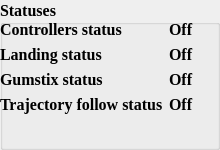
           <widget class="QGroupBox" name="groupBox">
            <property name="minimumSize">
             <size>
              <width>220</width>
              <height>150</height>
             </size>
            </property>
            <property name="maximumSize">
             <size>
              <width>220</width>
              <height>150</height>
             </size>
            </property>
            <property name="font">
             <font>
              <family>Times New Roman</family>
              <pointsize>12</pointsize>
              <weight>75</weight>
              <bold>true</bold>
             </font>
            </property>
            <property name="title">
             <string>Statuses</string>
            </property>
            <widget class="QWidget" name="layoutWidget">
             <property name="geometry">
              <rect>
               <x>0</x>
               <y>20</y>
               <width>211</width>
               <height>111</height>
              </rect>
             </property>
             <layout class="QFormLayout" name="formLayout">
              <property name="fieldGrowthPolicy">
               <enum>QFormLayout::AllNonFixedFieldsGrow</enum>
              </property>
              <item row="0" column="0">
               <widget class="QLabel" name="status1">
                <property name="font">
                 <font>
                  <family>Times New Roman</family>
                  <pointsize>12</pointsize>
                  <weight>75</weight>
                  <bold>true</bold>
                 </font>
                </property>
                <property name="text">
                 <string>Controllers status</string>
                </property>
               </widget>
              </item>
              <item row="0" column="1">
               <widget class="QLabel" name="controllersStatus">
                <property name="font">
                 <font>
                  <family>Times New Roman</family>
                  <pointsize>12</pointsize>
                  <weight>75</weight>
                  <bold>true</bold>
                 </font>
                </property>
                <property name="text">
                 <string>Off</string>
                </property>
               </widget>
              </item>
              <item row="1" column="1">
               <widget class="QLabel" name="landingStatus">
                <property name="font">
                 <font>
                  <family>Times New Roman</family>
                  <pointsize>12</pointsize>
                  <weight>75</weight>
                  <bold>true</bold>
                 </font>
                </property>
                <property name="text">
                 <string>Off</string>
                </property>
               </widget>
              </item>
              <item row="2" column="0">
               <widget class="QLabel" name="status3">
                <property name="font">
                 <font>
                  <family>Times New Roman</family>
                  <pointsize>12</pointsize>
                  <weight>75</weight>
                  <bold>true</bold>
                 </font>
                </property>
                <property name="text">
                 <string>Gumstix status</string>
                </property>
               </widget>
              </item>
              <item row="2" column="1">
               <widget class="QLabel" name="gumstixStatus">
                <property name="font">
                 <font>
                  <family>Times New Roman</family>
                  <pointsize>12</pointsize>
                  <weight>75</weight>
                  <bold>true</bold>
                 </font>
                </property>
                <property name="text">
                 <string>Off</string>
                </property>
               </widget>
              </item>
              <item row="3" column="0">
               <widget class="QLabel" name="label_4">
                <property name="font">
                 <font>
                  <family>Times New Roman</family>
                  <pointsize>12</pointsize>
                  <weight>75</weight>
                  <bold>true</bold>
                 </font>
                </property>
                <property name="text">
                 <string>Trajectory follow status</string>
                </property>
               </widget>
              </item>
              <item row="3" column="1">
               <widget class="QLabel" name="trajectoryStatus">
                <property name="font">
                 <font>
                  <family>Times New Roman</family>
                  <pointsize>12</pointsize>
                  <weight>75</weight>
                  <bold>true</bold>
                 </font>
                </property>
                <property name="text">
                 <string>Off</string>
                </property>
               </widget>
              </item>
              <item row="1" column="0">
               <widget class="QLabel" name="status2">
                <property name="font">
                 <font>
                  <family>Times New Roman</family>
                  <pointsize>12</pointsize>
                  <weight>75</weight>
                  <bold>true</bold>
                 </font>
                </property>
                <property name="text">
                 <string>Landing status</string>
                </property>
               </widget>
              </item>
             </layout>
            </widget>
           </widget>
